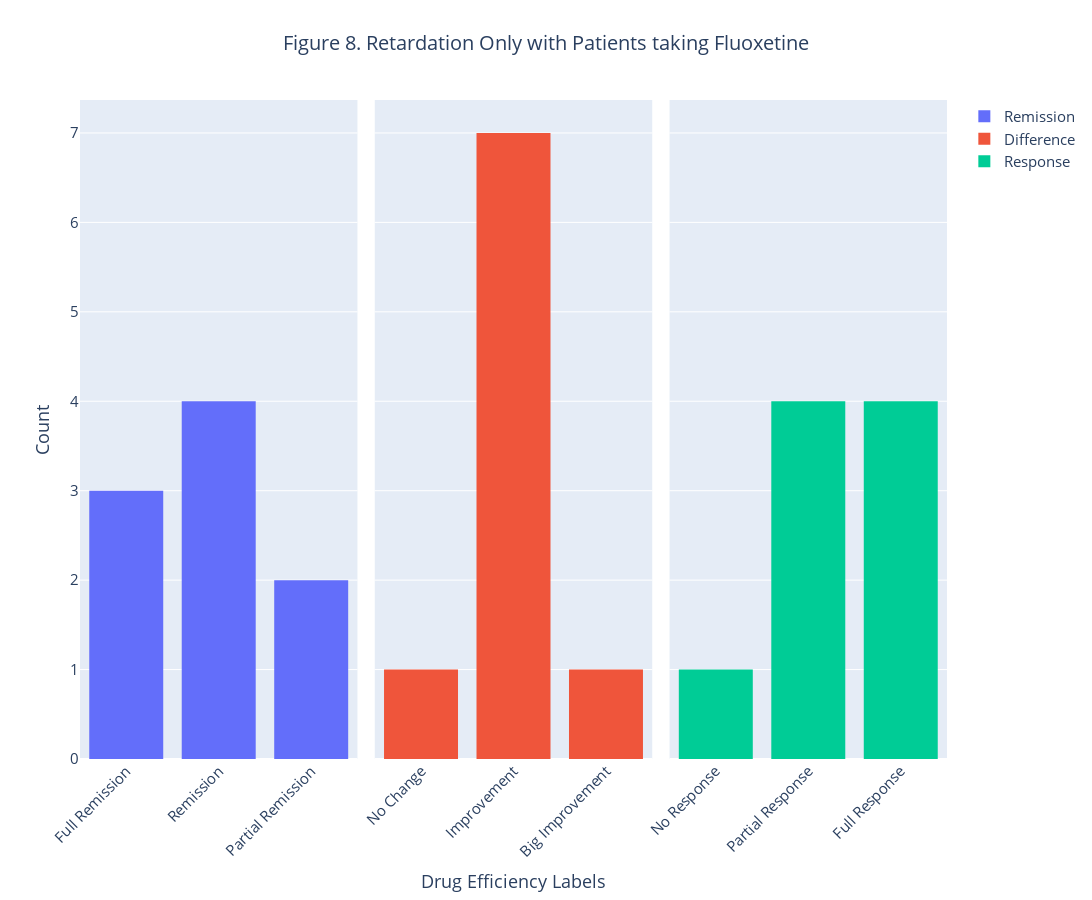

Source (notebook cell):
### Code cell
r_of = r_o[r_o['DRUG'] == 'Fluoxetine']

rof1 = go.Histogram(x = r_of['Remission'], name = 'Remission')
rof2 = go.Histogram(x = r_of['Difference'], name = 'Difference')
rof3 = go.Histogram(x = r_of['Response'], name = 'Response')

fig8 = make_subplots(rows = 1, cols = 3, shared_yaxes = True, horizontal_spacing = 0.02)
fig8.add_trace(rof1, row = 1, col = 1)
fig8.add_trace(rof2, row = 1, col = 2)
fig8.add_trace(rof3, row = 1, col = 3)

fig8.update_xaxes(categoryorder = 'array', categoryarray = remission_labels, row = 1, col = 1)
fig8.update_xaxes(categoryorder = 'array', categoryarray = difference_labels, row = 1, col = 2)
fig8.update_xaxes(categoryorder = 'array', categoryarray = response_labels, row = 1, col = 3)

fig8.update_layout(
    font = {
        "size": 15
    },
    
    title = {
        "text": 'Figure 8. Retardation Only with Patients taking Fluoxetine',
        "x": 0.5,
        "xanchor" : "center",
        "font" : {
            "size": 20
        }
    },
    #xaxis =dict(tickmode = 'linear',
    #tick0 = 0,
    #dtick = 1),
    xaxis1 = {
        "tickangle": -45,
    },
    xaxis2 = {
        "title" : 'Drug Efficiency Labels',
        "tickangle": -45,
    },
    xaxis3 = {
        "tickangle": -45,
    },
#     xaxis_title = 'Drug Efficiency Labels',
    yaxis_title = 'Count',
    showlegend = True,
    width = 1600,
    height = 900)

fig8.show()

r_of

### Figure 1 — Plotly figure (JSON) as saved in the notebook; plotly's stock layout.template omitted (floating-point values rounded to 4 significant figures)
{"data": [{"name": "Remission", "type": "histogram", "x": ["Remission", "Full Remission", "Full Remission", "Partial Remission", "Partial Remission", "Remission", "Remission", "Full Remission", "Remission"], "xaxis": "x", "yaxis": "y"}, {"name": "Difference", "type": "histogram", "x": ["Improvement", "Improvement", "Improvement", "Improvement", "No Change", "Improvement", "Improvement", "Big Improvement", "Improvement"], "xaxis": "x2", "yaxis": "y2"}, {"name": "Response", "type": "histogram", "x": ["Partial Response", "Full Response", "Full Response", "Partial Response", "No Response", "Partial Response", "Full Response", "Full Response", "Partial Response"], "xaxis": "x3", "yaxis": "y3"}], "layout": {"font": {"size": 15}, "height": 900, "showlegend": true, "title": {"font": {"size": 20}, "text": "Figure 8. Retardation Only with Patients taking Fluoxetine", "x": 0.5, "xanchor": "center"}, "width": 1600, "xaxis": {"anchor": "y", "categoryarray": ["Full Remission", "Remission", "Partial Remission", "No/Mild Remission"], "categoryorder": "array", "domain": [0, 0.32], "tickangle": -45}, "xaxis2": {"anchor": "y2", "categoryarray": ["Worst", "No Change", "Improvement", "Big Improvement"], "categoryorder": "array", "domain": [0.34, 0.66], "tickangle": -45, "title": {"text": "Drug Efficiency Labels"}}, "xaxis3": {"anchor": "y3", "categoryarray": ["No Response", "Partial Response", "Full Response"], "categoryorder": "array", "domain": [0.68, 1], "tickangle": -45}, "yaxis": {"anchor": "x", "domain": [0, 1], "title": {"text": "Count"}}, "yaxis2": {"anchor": "x2", "domain": [0, 1], "matches": "y", "showticklabels": false}, "yaxis3": {"anchor": "x3", "domain": [0, 1], "matches": "y", "showticklabels": false}}}
